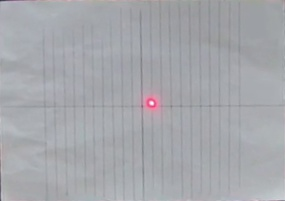
#> input picture anhOut1041.jpg, 285 x 201 px
$ python -i laserFunctions.py   (imports and definitions only)   (older library calls are emulated)
#> lines starting #> are read from the running program, lines starting #| are printed output that depends on the picture; after the words box and inside, x2 and y2 are one past the last pixel; in counts of white or black regions, pixels touching at a corner belong together
#> further down, picture is the input picture: shape (201, 285, 3); mean B, G, R 172.1, 167.3, 165.9
import cv2
import numpy as np
### Ham Tim Toa Do cua cac duong luoi
def GridCoordinates(image):
    # Input: Anh sau khi da tach khung
    # Output: Vecto toa do cua duong ke doc
    #          Vecto toa do cua duong ke ngang
    img = image.copy()
    img = cv2.cvtColor(img, cv2.COLOR_BGR2GRAY)
    # Threshold the image
    ret, thres = cv2.threshold(img, 127, 255, 0)
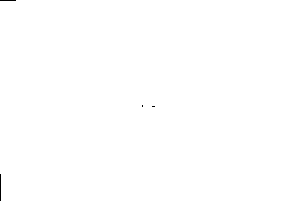
#> thres: shape (201, 285); 99.9% white; black in thin lines or dots, all inside (x1, y1, x2, y2) = (0, 0, 155, 201)

    # Step 1: Create an empty skeleton
    size = np.size(thres)
#> size = 57285
    skel = np.zeros(thres.shape, np.uint8)

    # Get a Cross Shaped Kernel
    element = cv2.getStructuringElement(cv2.MORPH_CROSS, (3, 3))

    # Repeat steps 2-4
    while True:
        # Step 2: Open the image
        open = cv2.morphologyEx(thres, cv2.MORPH_OPEN, element)
        # Step 3: Substract open from the original image
        temp = cv2.subtract(thres, open)
        # Step 4: Erode the original image and refine the skeleton
        eroded = cv2.erode(thres, element)
        skel = cv2.bitwise_or(skel, temp)
        thres = eroded.copy()
        # Step 5: If there are no white pixels left ie.. the image has been completely eroded, quit the loop
        if cv2.countNonZero(thres) == 0:
            break
#> this loop made 236 passes
#> pass 2, in GridCoordinates, `eroded = cv2.erode(thres, element)`:
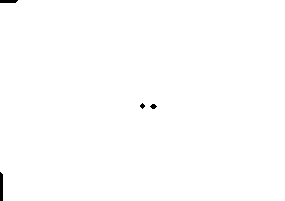
#> eroded: shape (201, 285); 99.7% white; 4 black regions (1 under 20 px), largest, box (x1, y1, x2, y2) and area: (0, 172, 3, 201) 84, (0, 0, 18, 3) 51, (150, 104, 157, 109) 23
#> pass 3, in GridCoordinates, `eroded = cv2.erode(thres, element)`:
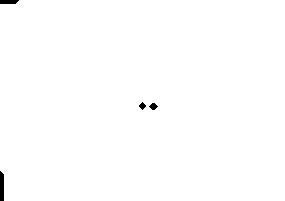
#> eroded: shape (201, 285); 99.6% white; 4 black regions, box (x1, y1, x2, y2) and area: (0, 171, 4, 201) 114, (0, 0, 19, 4) 70, (149, 103, 158, 110) 39, (139, 102, 146, 110) 32
#> after the loop:
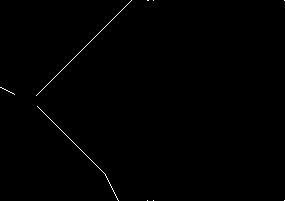
#> skel: shape (201, 285); 0.37% white in thin lines or dots
    # Displaying the final skeleton
    cv2.imshow("Skeleton Image", skel)
    # [x, y] = FindCenterLaserPointer(image)
    [x, y] = FindCenter(image)
    numVerDir = y - 50
    verDir = skel[numVerDir, :]
    left = 0
    right = 0
    verCoor = []
    i = 0
    while i < len(verDir):
        if verDir[i] != 0:
            left = i
            i += 1
            while verDir[i] != 0:
                i += 1
                continue
            right = i - 1
            center = int((left + right) / 2)
            cv2.circle(img, (center, numVerDir), 1, (0, 0, 255), 1, cv2.LINE_AA)
            verCoor.append(center)
        else:
            i += 1
    print(verCoor)
    numHonDir = int((verCoor[0] + verCoor[1]) / 2)
    honDir = skel[:, numHonDir]
    top = 0
    bottom = 0
    honCoor = []
    i = 0
    while i < len(honDir):
        if honDir[i] != 0:
            top = i
            i += 1
            while honDir[i] != 0:
                i += 1
                continue
            bottom = i - 1
            center = int((top + bottom) / 2)
            cv2.circle(img, (numHonDir, center), 1, (0, 0, 255), 1, cv2.LINE_AA)
            honCoor.append(center)
        else:
            i += 1
    print(honCoor)
    # Displaying the image with central points
    # cv2.imshow("Vertical Point", img)
    return verCoor, honCoor
### Ham tim Top - Right - Bottom - Left
# [110 lines left out: functions FindTRBL, FindCenterLaserPointer, RealCoordinatesOfLaserPointer, not called in this run]

### Ham xac dinh toa do trung tam cua laser Pointer
def FindCenter(image):
    # Input: Anh dau vao da tach khung
    # Output: Toa do (x, y) cua laser pointer
    img = image.copy()
    whiteLower = (0, 0, 230)
    whiteUpper = (255, 255, 255)
    blurredWar = cv2.GaussianBlur(img, (5, 5), 0)
    hsvWar = cv2.cvtColor(blurredWar, cv2.COLOR_BGR2HSV)
#> hsvWar: shape (201, 285, 3); mean H, S, V 112.2, 10.9, 172.6

    maskWar = cv2.inRange(hsvWar, whiteLower, whiteUpper)
#> maskWar: shape (201, 285); 0.12% white; 1 white region, box (x1, y1, x2, y2) and area: (148, 98, 158, 110) 67
    cv2.imshow("hsvWar1", maskWar)
    maskWar = cv2.dilate(maskWar, None, iterations=2)  # Đang là ảnh Gray với 2 mức xám 0 và 255
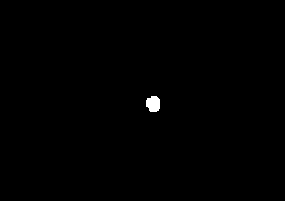
#> maskWar: shape (201, 285); 0.32% white; 1 white region, box (x1, y1, x2, y2) and area: (146, 96, 160, 112) 186
    maskWar = cv2.erode(maskWar, None, iterations=2)
#> maskWar: shape (201, 285); 0.14% white; 1 white region, box (x1, y1, x2, y2) and area: (148, 98, 158, 110) 82

    cv2.imshow("hsvWar2", maskWar)
    # convert the grayscale image to binary image
    ret, thresh = cv2.threshold(maskWar, 127, 255, 0)
    cv2.imshow("hsvWar3", thresh)
    # calculate moments of binary image
    M = cv2.moments(thresh)
#> M = moments, m00 20910, centre m10/m00, m01/m00 = (153, 103.5)

    # calculate x,y coordinate of center
    cX = 0
    cY = 0
    cX = int(M["m10"] / M["m00"])
#> cX = 153
    cY = int(M["m01"] / M["m00"])
#> cY = 103

    return cX, cY

>>> import cv2
>>> picture = cv2.imread('anhOut1041.jpg')
>>> result = GridCoordinates(picture)
#> in GridCoordinates, `[x, y] = FindCenter(image)`: x = 153; y = 103
#> in GridCoordinates, `numVerDir = y - 50`: numVerDir = 53
#> in GridCoordinates, `verDir = skel[numVerDir, :]`: verDir = 285 values, max 255 at index 78, min 0 at index 0, mean 0.895
#> the loop in GridCoordinates, `while i < len(verDir):` made 285 passes
#> (left, right, center) on pass 79: (78, 78, 78)
#> after the loop in GridCoordinates, `while i < len(verDir):`: i = 285; verCoor = [78]
#| [78]
#> (the run stopped early here; a loop or call above may not have finished)
